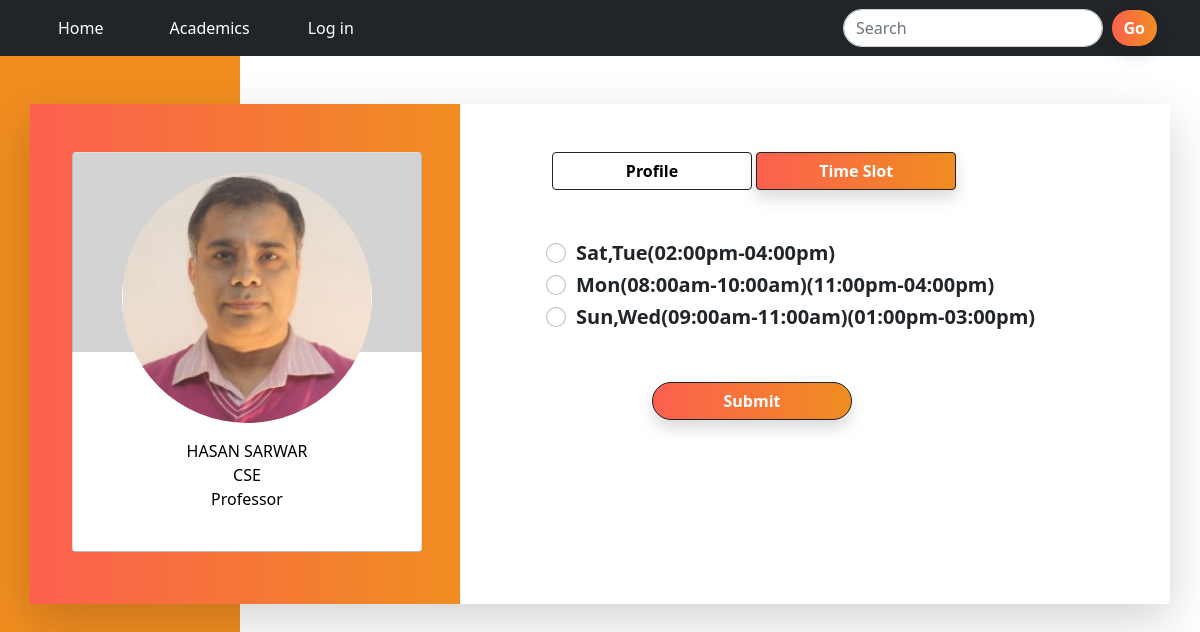
The page /apnt_t.php?id=3 on the database its author committed.
### apnt_t.php (the view, shortened to what this page needs)
<?php include "header.php" ?>
<?php include "navber.php" ?>
<?php
$conn = mysqli_connect('localhost','root','','smart reception');
?>
<!DOCTYPE html>
<html lang="en">
<head>
</head>
<body style="background: linear-gradient(to left, white 80%, #f08d20 20%  )">
<?php
                    if (isset($_GET['id'])){
                        $id= $_GET['id'];
                        $sql= "SELECT * FROM `faculty/member` WHERE ID='$id'";
                        $data = mysqli_query($conn, $sql);
                        $check_result= mysqli_num_rows($data)> 0;
                        if($check_result){
                          while( $rows = mysqli_fetch_array( $data ) )
                          {
                    ?>
    <br><br>
    <div class="container">
        <div class="row shadow-lg  mb-5 bg-body rounded">
            <div class="col-md-6 col-12" style="background-image: linear-gradient(to right ,#fc604f , #f08d20);width:430px;height:500px;">
            <br><br>
            <div class="card" style="height:400px;width:350px; background: linear-gradient(to top, white 50%, lightgray 50%);margin-left:30px; ">
                    <center><a href="apnt.php?id=<?php echo $rows ['ID']?>"> <img src="Admin/e-receptiobn_admin/imeges/faculty_members/<?php echo $rows ['image']?>" class="card-img-center" style="height:250px;width:250px; border-radius:100%;margin-top:20px;" alt="..."></a></center>
                    <div class="card-body" style="color:black;text-align:center;">
                            <span><?php echo $rows ['Name']?></span>
                            <br>
                            <span><?php echo $rows ['Dept']?></span>
                            <br>
                            <span>
                            <?php echo $rows ['Category']?></span>
                    </div>
                    </div>
                </div>
            <div class="col-md-6 col-12" style="margin-left:80px;">
            <br><br>
            <a href="apnt.php?id=<?php echo $rows ['ID'] ?>"><button
            class=" btn  btn-dark  fw-bold "  style="background-color:white;width:200px;color:black;">Profile</button></a>
      <button class=" btn  btn-dark shadow fw-bold"  style="background-image: linear-gradient(to right ,#fc604f , #f08d20);width:200px;" >Time Slot</button>
            <form action="visitor.php" method="GET">
            <br>
            <br>
            <div class="form-check">
  <input class="form-check-input" type="radio" name="Slot" style="font-size:20px;" id="flexRadioDefault1" value="<?php echo $rows ['Slot_1'] ?>">
  <label class="form-check-label fw-bold" style="font-size:20px;" for="flexRadioDefault1">
  <?php echo $rows ['Slot_1'] ?>
  </label>
</div>
            <div class="form-check">
  <input class="form-check-input" type="radio" name="Slot" style="font-size:20px;" id="flexRadioDefault1" value="<?php echo $rows ['Slot_2'] ?>">
  <label class="form-check-label fw-bold" style="font-size:20px;" for="flexRadioDefault1">
  <?php echo $rows ['Slot_2'] ?>
  </label>
</div>
            <div class="form-check">
  <input class="form-check-input" type="radio" name="Slot" style="font-size:20px;" id="flexRadioDefault1" value="<?php echo $rows ['Slot_3'] ?>">
  <label class="form-check-label fw-bold" style="font-size:20px;" for="flexRadioDefault1">
  <?php echo $rows ['Slot_3'] ?>
  </label>
</div>
            <br><br>
            <input type="submit" class=" btn rounded-pill btn-dark shadow fw-bold"  style="background-image: linear-gradient(to right ,#fc604f , #f08d20);width:200px;margin-left:100px;">
            </form>
            </div>
        </div>
    </div>
    <?php
                          }
                          }
                    }
        else{
        die("Can not execute query");
        }
?>
</body>
</html>

### rows shown on the page
faculty/member: image (picture), Name "HASAN SARWAR", Dept "CSE", Category "Professor", Slot_1 "Sat,Tue(02:00pm-04:00pm)", Slot_2 "Mon(08:00am-10:00am)(11:00pm-04:00pm)", Slot_3 "Sun,Wed(09:00am-11:00am)(01:00pm-03:00pm)"
